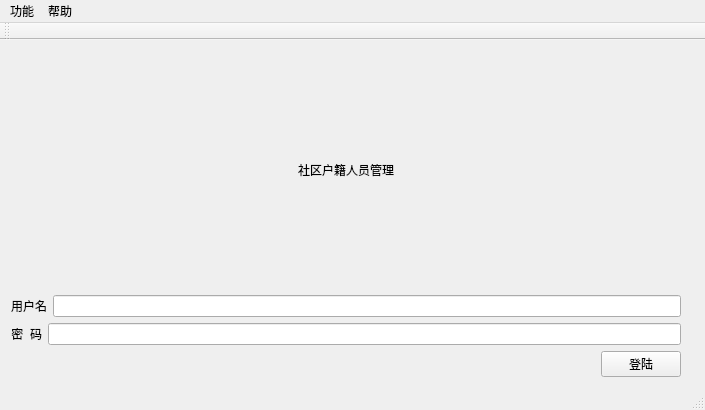
<?xml version="1.0" encoding="UTF-8"?>
<ui version="4.0">
 <class>MainWindow</class>
 <widget class="QMainWindow" name="MainWindow">
  <property name="geometry">
   <rect>
    <x>0</x>
    <y>0</y>
    <width>705</width>
    <height>410</height>
   </rect>
  </property>
  <property name="sizePolicy">
   <sizepolicy hsizetype="Fixed" vsizetype="Fixed">
    <horstretch>0</horstretch>
    <verstretch>0</verstretch>
   </sizepolicy>
  </property>
  <property name="windowTitle">
   <string>社区户籍人员管理系统</string>
  </property>
  <widget class="QWidget" name="centralWidget">
   <layout class="QHBoxLayout" name="horizontalLayout_5">
    <item>
     <layout class="QVBoxLayout" name="verticalLayout_2">
      <item>
       <widget class="QLabel" name="label_2">
        <property name="styleSheet">
         <string notr="true">font: 11pt &quot;仿宋&quot;;
font: 75 12pt &quot;微软雅黑&quot;;</string>
        </property>
        <property name="frameShape">
         <enum>QFrame::NoFrame</enum>
        </property>
        <property name="lineWidth">
         <number>10</number>
        </property>
        <property name="text">
         <string>社区户籍人员管理</string>
        </property>
        <property name="textFormat">
         <enum>Qt::RichText</enum>
        </property>
        <property name="scaledContents">
         <bool>false</bool>
        </property>
        <property name="alignment">
         <set>Qt::AlignCenter</set>
        </property>
       </widget>
      </item>
      <item>
       <layout class="QVBoxLayout" name="verticalLayout">
        <item>
         <layout class="QHBoxLayout" name="horizontalLayout_2">
          <item>
           <widget class="QLabel" name="label_3">
            <property name="text">
             <string>用户名</string>
            </property>
           </widget>
          </item>
          <item>
           <widget class="QLineEdit" name="lineEdit_username">
            <property name="clearButtonEnabled">
             <bool>true</bool>
            </property>
           </widget>
          </item>
         </layout>
        </item>
        <item>
         <layout class="QHBoxLayout" name="horizontalLayout_3">
          <item>
           <widget class="QLabel" name="label_4">
            <property name="text">
             <string>密  码</string>
            </property>
            <property name="alignment">
             <set>Qt::AlignRight|Qt::AlignTrailing|Qt::AlignVCenter</set>
            </property>
           </widget>
          </item>
          <item>
           <widget class="QLineEdit" name="lineEdit_password">
            <property name="echoMode">
             <enum>QLineEdit::Password</enum>
            </property>
            <property name="clearButtonEnabled">
             <bool>true</bool>
            </property>
           </widget>
          </item>
         </layout>
        </item>
        <item>
         <layout class="QHBoxLayout" name="horizontalLayout_4">
          <item>
           <spacer name="horizontalSpacer">
            <property name="orientation">
             <enum>Qt::Horizontal</enum>
            </property>
            <property name="sizeHint" stdset="0">
             <size>
              <width>40</width>
              <height>20</height>
             </size>
            </property>
           </spacer>
          </item>
          <item>
           <widget class="QPushButton" name="pBtn_login">
            <property name="text">
             <string>登陆</string>
            </property>
           </widget>
          </item>
         </layout>
        </item>
       </layout>
      </item>
     </layout>
    </item>
    <item>
     <widget class="QLabel" name="label">
      <property name="styleSheet">
       <string notr="true"/>
      </property>
      <property name="text">
       <string/>
      </property>
      <property name="pixmap">
       <pixmap>../res/登陆界面.jpg</pixmap>
      </property>
      <property name="scaledContents">
       <bool>false</bool>
      </property>
      <property name="margin">
       <number>0</number>
      </property>
     </widget>
    </item>
   </layout>
  </widget>
  <widget class="QMenuBar" name="menuBar">
   <property name="geometry">
    <rect>
     <x>0</x>
     <y>0</y>
     <width>705</width>
     <height>23</height>
    </rect>
   </property>
   <widget class="QMenu" name="menu">
    <property name="title">
     <string>功能</string>
    </property>
    <addaction name="action_changePassword"/>
    <addaction name="action_importData"/>
    <addaction name="action_addData"/>
    <addaction name="action_alterData"/>
    <addaction name="action_exportData"/>
    <addaction name="action_IP"/>
    <addaction name="action_logout"/>
   </widget>
   <widget class="QMenu" name="menu_2">
    <property name="title">
     <string>帮助</string>
    </property>
    <addaction name="action_about"/>
   </widget>
   <addaction name="menu"/>
   <addaction name="menu_2"/>
  </widget>
  <widget class="QToolBar" name="mainToolBar">
   <attribute name="toolBarArea">
    <enum>TopToolBarArea</enum>
   </attribute>
   <attribute name="toolBarBreak">
    <bool>false</bool>
   </attribute>
  </widget>
  <widget class="QStatusBar" name="statusBar"/>
  <action name="action_changePassword">
   <property name="checkable">
    <bool>false</bool>
   </property>
   <property name="text">
    <string>密码修改</string>
   </property>
  </action>
  <action name="action_importData">
   <property name="text">
    <string>数据导入</string>
   </property>
  </action>
  <action name="action_addData">
   <property name="text">
    <string>数据添加</string>
   </property>
  </action>
  <action name="action_alterData">
   <property name="text">
    <string>数据修改</string>
   </property>
  </action>
  <action name="action_exportData">
   <property name="text">
    <string>报表生成</string>
   </property>
  </action>
  <action name="action_logout">
   <property name="text">
    <string>注销</string>
   </property>
  </action>
  <action name="action_about">
   <property name="text">
    <string>关于</string>
   </property>
  </action>
  <action name="action_IP">
   <property name="text">
    <string>IP管理</string>
   </property>
  </action>
 </widget>
 <layoutdefault spacing="6" margin="11"/>
 <resources/>
 <connections/>
 <slots>
  <slot>login()</slot>
 </slots>
</ui>
